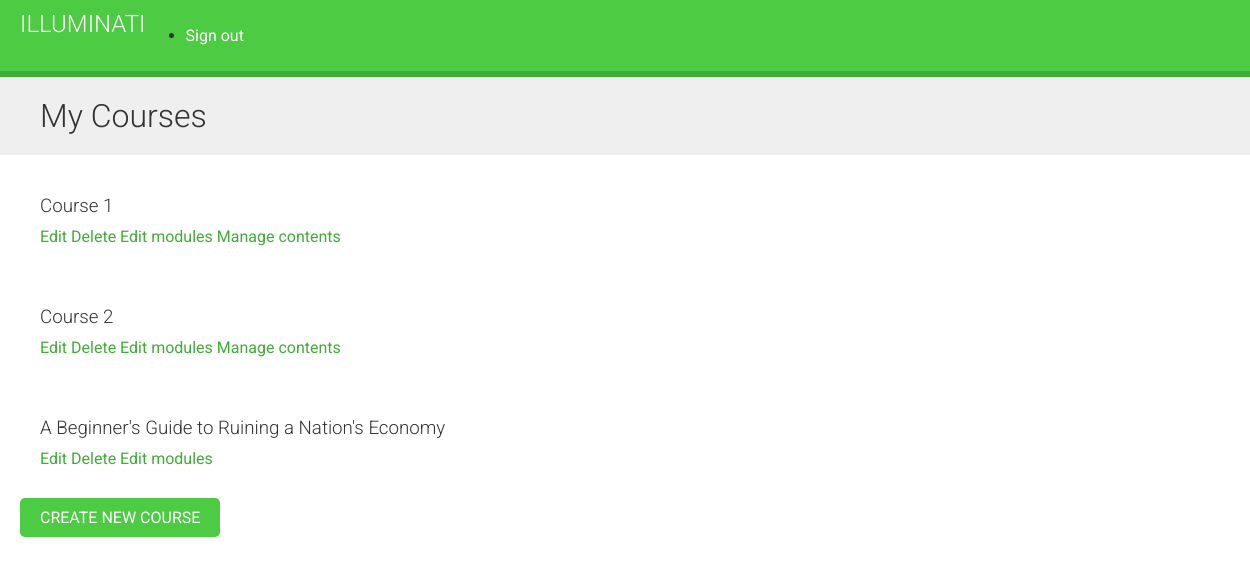
Page /courses/mine/ (signed in) on the earlier database version.
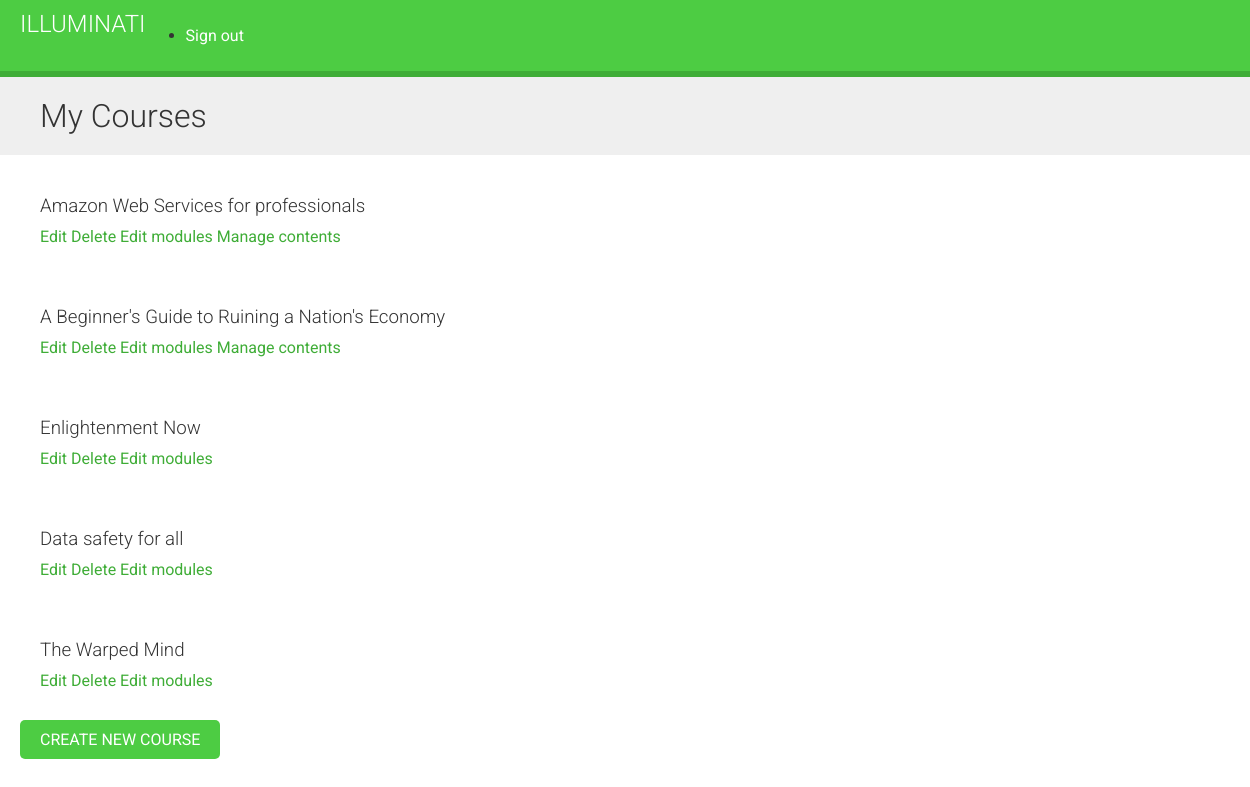
Same page on the later database version.
### courses/models.py (models this page shows, shortened)
class Course(models.Model):
    owner = models.ForeignKey(User, related_name='courses_created',
                              on_delete=models.CASCADE)
    subject = models.ForeignKey(Subject, related_name='courses',
                                on_delete=models.CASCADE)
    title = models.CharField(max_length=200)
    slug = models.SlugField(max_length=200, unique=True)
    overview = models.TextField()
    created = models.DateTimeField(auto_now_add=True)

### courses/views.py (the view)
# urls.py: path('mine/', views.ManageCourseListView.as_view(),
class ManageCourseListView(OwnerCourseMixin, ListView):
    template_name = 'courses/manage/course/list.html'
    permission_required = 'courses.view_course'

### courses/views.py (called while the page is built)
    def get_queryset(self):
        qs = super().get_queryset()
        return qs.filter(owner=self.request.user)

### templates/courses/manage/course/list.html (shortened to what this page needs)
{% extends "base.html" %}
{% block content %}
    <h1>My Courses</h1>
    <div class="module">
        {% for course in object_list %}
            <div class="module">
                <h3>{{ course.title }}</h3>
                <p>
                    <a href="{% url 'course_edit' course.id %}">Edit</a>
                    <a href="{% url 'course_delete' course.id %}">Delete</a>
                    <a href="{% url 'course_module_update' course.id %}">
                        Edit modules
                    </a>
                    {% if course.modules.count > 0 %}
                        <a href="{% url 'module_content_list' course.modules.first.id %}">
                            Manage contents
                        </a>
                    {% endif %}
                </p>
            </div>
        {% empty %}
                <p>
                    You haven't created any courses yet.
                </p>
        {% endfor %}
        <p>
            <a href="{% url 'course_create' %}" class="button">
                Create new course
            </a>
        </p>
    </div>
{% endblock %}

Differences in the rows shown:
removed Course: title "Course 2", shows "Manage contents"
changed Course: title "Course 1" → "Amazon Web Services for professionals"
shown differently, row unchanged: Course "A Beginner's Guide to Ruining a Nation's Economy": now shows "Manage contents"
added Course: title "Enlightenment Now"
added Course: title "Data safety for all"
added Course: title "The Warped Mind"
